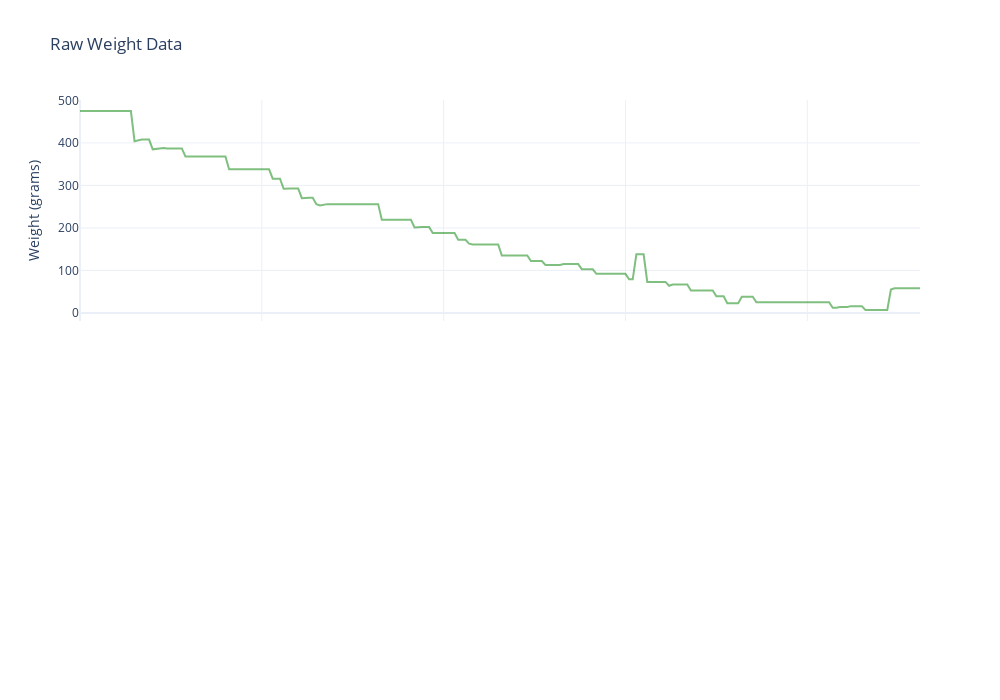

The notebook cell saved with this chart:
### Code cell
plot_ly(processed_data)

### Figure 1 — Plotly figure (JSON) as saved in the notebook; plotly's stock layout.template omitted (floating-point values rounded to 4 significant figures; data arrays with more than 128 entries replaced by an {"elided": "..."} marker saying what was removed)
{"data": [{"line": {"color": "green"}, "mode": "lines", "name": "Raw Data", "opacity": 0.5, "y": {"elided": "232 int values"}, "type": "scatter", "xaxis": "x", "yaxis": "y"}], "layout": {"xaxis": {"anchor": "y", "domain": [0.0, 1.0], "matches": "x2", "showticklabels": false}, "yaxis": {"anchor": "x", "domain": [0.575, 1.0], "title": {"text": "Weight (grams)"}}, "xaxis2": {"anchor": "y2", "domain": [0.0, 1.0]}, "yaxis2": {"anchor": "x2", "domain": [0.0, 0.425]}, "title": {"text": "Raw Weight Data"}, "height": 700, "width": 1000}}
